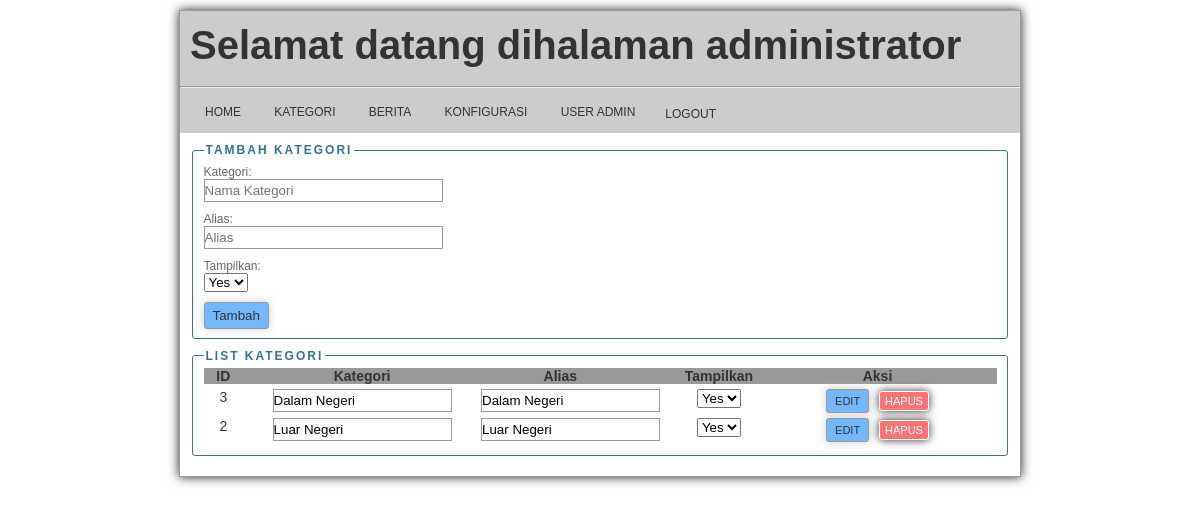
/admin/index.php?mod=kategori (signed in), run on the app's committed database.
### tables this page shows
CREATE TABLE IF NOT EXISTS `kategori` (
  `id` int(11) NOT NULL AUTO_INCREMENT,
  `kategori` varchar(100) DEFAULT NULL,
  `alias` varchar(50) DEFAULT NULL,
  `terbit` varchar(1) DEFAULT NULL,
  PRIMARY KEY (`id`)
);

### admin/kategori.php (the view, shortened to what this page needs)
<div class="w100">
    <form action="./?mod=kategori" method="post">
        <fieldset>
            <legend>Tambah Kategori</legend>
            <div class="formnama w30">Kategori:<br>
                <input type="text" name="kategori" placeholder="Nama Kategori" class="form100">
            </div>
            <div class="formnama w30">Alias:<br>
                <input type="text" name="alias" placeholder="Alias" class="form100">
            </div>
            <div class="formnama w30">Tampilkan:<br>
                <select name="terbit">
                    <option value="1">Yes</option>
                </select>
            </div>
            <input type="submit" name="tambahkategori" value="Tambah" class="btn-primary">
        </fieldset>
    </form>
</div>
<div class="w100">
    <form action="./?mod=kategori" method="post">
        <fieldset>
            <legend>List Kategori</legend>
            <div class="w100 fl list bg_dark">
                <div class="w5 fl bold center">ID</div>
                <div class="w30 fl bold center">Kategori</div>
                <div class="w20 fl bold center">Alias</div>
                <div class="w20 fl bold center">Tampilkan</div>
                <div class="w20 fl bold center">Aksi</div>
            </div>
            <?php
            $hasil = mysqli_query($conn, "SELECT * FROM kategori ORDER BY id DESC");
            while ($a = mysqli_fetch_array($hasil)):
                extract($a);
            ?>
            <div class="w100 fl list">
                <form action="./?mod=kategori" method="post">
                    <div class="w5 fl center"><?=$id?></div>
                    <div class="w30 fl center">
                        <input type="text" name="kategori" value="<?=$kategori?>">
                    </div>
                    <div class="w20 fl center">
                        <input type="text" name="alias" value="<?=$alias?>">
                    </div>
                    <div class="w20 fl center">
                        <select name="terbit">
                            <option value="1" <?=($terbit == 1) ? 'selected' : ''?>>Yes</option>
                        </select>
                    </div>
                    <div class="w20 fl center">
                        <input type="submit" name="editkategori" value="EDIT" class="m-2 small btn btn-primary">
                        <a href="./?mod=kategori&act=delete&id=<?=$id?>" class="small btn btn-alert">HAPUS</a>
                    </div>
                </form>
            </div>
            <?php endwhile; ?>
        </fieldset>
    </form>
</div>

### assets/style.css (style rules this page uses)
body { margin: 0; padding: 0; background: #fff; font-family: Arial, sans-serif; font-size: 14px; color: #333; }
a { text-decoration: none; color: #666666; }
.bold { font-weight: bold; }
.small { font-size: 11px; }
.center { text-align: center; }
.fl { float: left; }
.w100 { width: 100%; }
.w30 { width: 30%; }
.w20 { width: 20%; }
.w5 { width: 5%; }
.bg_dark { background: #999; }
.formnama { font-size: 12px; color: #666; margin: 3px 0; }
.formnama { font-size: 12px; color: #666; margin: 3px 0 10px 0; }
input[type="text"].form100 { width: 100%; }
input[type="text"] { padding: 3px 0; border: 1px solid #999; }
input[type="submit"] { box-shadow: 0px 0px 10px #ccc; border: 1px solid #999; padding: 5px 8px; color: #333; box-sizing: border-box; border-radius: 3px; }
legend { font-size: 12px; color: #317497; font-weight: 700; text-transform: uppercase; letter-spacing: 2px; }
fieldset { border: 1px solid #317497; border-radius: 3px; margin-bottom: 10px; }
.list { margin: 0 0 5px 0; }
.btn { padding: 3px 5px; margin: 0px 3px; border-radius: 3px; border: 1px solid #FFF; box-sizing: border-box; box-shadow: 0px 0px 8px #333; }
.btn-primary { background: #73b7fc; color: #FFF; }
.btn-alert { background: #fc7373; color: #FFF; }

### data on the page
kategori: id "3", kategori "Dalam Negeri", alias "Dalam Negeri", terbit "Yes"
kategori: id "2", kategori "Luar Negeri", alias "Luar Negeri", terbit "Yes"
